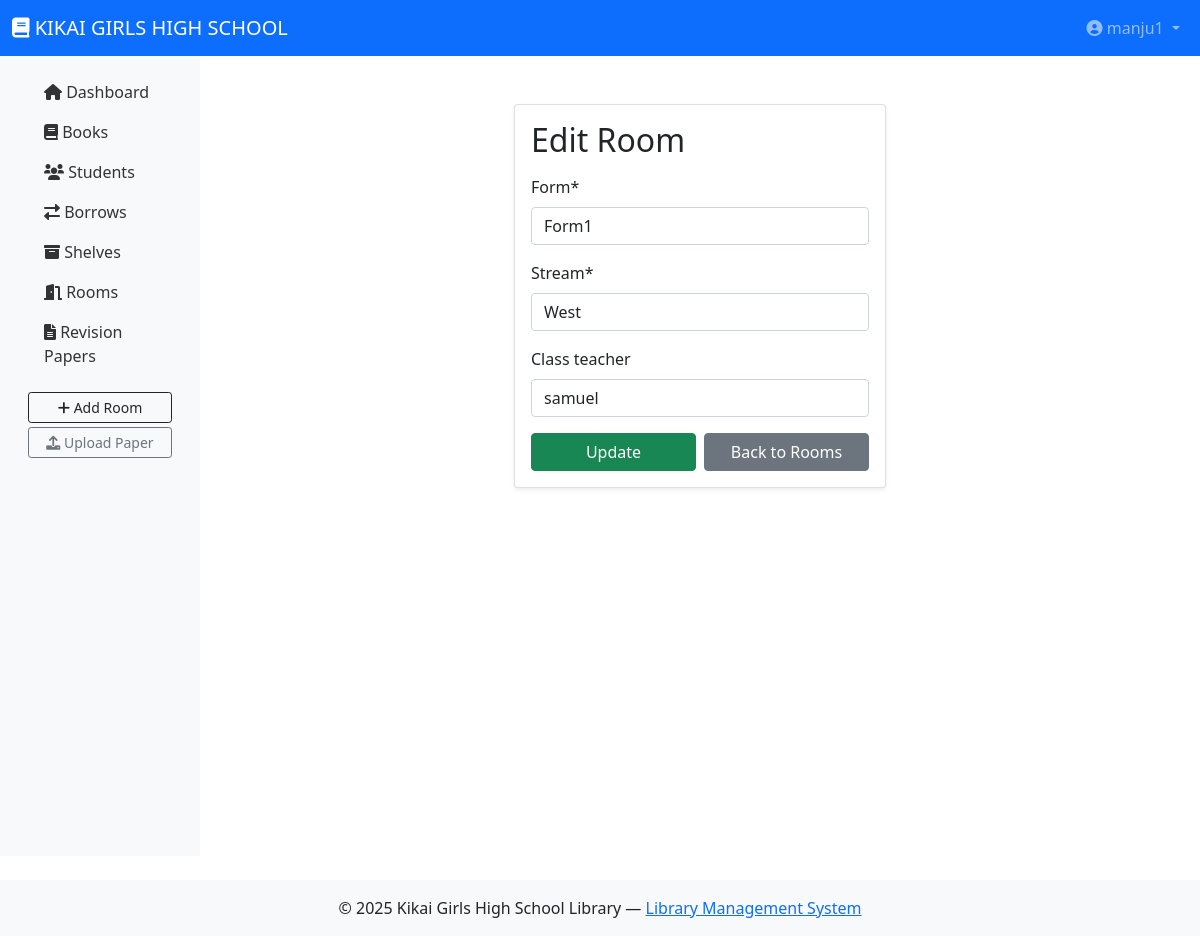
The page /library/rooms/edit/1/ (signed in) on the database its author committed.
### library/models.py (models this page shows, shortened)
class Room(models.Model):
    form = models.CharField(max_length=20)
    stream = models.CharField(max_length=20)
    class_teacher = models.CharField(max_length=100, blank=True, null=True)
    total_students = models.PositiveIntegerField(default=0, editable=False)
    class Meta:
        unique_together = ('form', 'stream')

### library/views.py (the view)
# urls.py: path('rooms/edit/<int:pk>/', views.room_edit, name='room_edit'),
@login_required
def room_edit(request, pk):
    room = get_object_or_404(Room, pk=pk)
    if request.method == 'POST':
        form = RoomForm(request.POST, instance=room)
        if form.is_valid():
            form.save()
            messages.success(request, "Room updated successfully.")
            return render(request, 'registration/loading.html', {"redirect_url": reverse("room_list")})
    else:
        form = RoomForm(instance=room)
    return render(request, 'rooms/room_form.html', {'form': form, 'edit_mode': True, 'room': room})

### library/forms.py
class RoomForm(forms.ModelForm):
    class Meta:
        model = Room
        fields = ['form', 'stream', 'class_teacher']

### templates/rooms/room_form.html (shortened to what this page needs)
{% extends 'base.html' %}
{% load crispy_forms_tags %}
{% block content %}
<div class="container mt-4" style="max-width: 420px;">
    <div class="card shadow-sm">
        <div class="card-body">
            <h2 class="mb-3">{% if edit_mode %}Edit Room{% else %}Add Room{% endif %}</h2>
            <form method="post">
                {{ form|crispy }}
                <div class="d-flex gap-2 mt-3">
                    <button type="submit" class="btn btn-success w-50">{% if edit_mode %}Update{% else %}Add{% endif %}</button>
                    <a href="{% url 'room_list' %}" class="btn btn-secondary w-50">Back to Rooms</a>
                </div>
            </form>
        </div>
    </div>
</div>
{% endblock %}

### templates/base.html (shortened to what this page needs)
<!doctype html>
<html lang="en">
<head>
  <link href="https://cdn.jsdelivr.net/npm/bootstrap@5.1.3/dist/css/bootstrap.min.css" rel="stylesheet">
  <link href="https://cdnjs.cloudflare.com/ajax/libs/font-awesome/6.0.0/css/all.min.css" rel="stylesheet">
</head>
<body>
  {% if user.is_authenticated %}
  <nav class="navbar navbar-expand-lg navbar-dark bg-primary">
    <div class="container-fluid">
      <a class="navbar-brand" href="{% url 'dashboard' %}">
        <i class="fas fa-book"></i> KIKAI GIRLS HIGH SCHOOL
      </a>
      <div class="collapse navbar-collapse">
        <ul class="navbar-nav ms-auto">
          <li class="nav-item dropdown">
            <a class="nav-link dropdown-toggle" href="#" id="profileDropdown" role="button" data-bs-toggle="dropdown">
              <i class="fas fa-user-circle"></i> {{ user.username }}
            </a>
          </li>
        </ul>
      </div>
    </div>
  </nav>
  {% endif %}
  <div class="container-fluid">
    <div class="row">
      {% if user.is_authenticated %}
      <nav class="col-lg-2 d-none d-lg-block sidebar py-3">
        {% include 'includes/sidebar_links.html' %}
      </nav>
      {% endif %}
      <main class="{% if user.is_authenticated %}col-lg-10{% else %}col-12{% endif %} main-content">
        {% block content %}{% endblock %}
      </main>
    </div>
  </div>
  <footer class="bg-light text-center py-3 mt-4">
    © {% now "Y" %} Kikai Girls High School Library —
    <a href="#">Library Management System</a>
  </footer>
</body>
</html>

### templates/base.html (style rules this page uses)
.sidebar { background-color: #f8f9fa; min-height: 100vh; }
.main-content { padding: 1.5rem; }

### rows shown on the page
Room: form "Form1", stream "West", class_teacher "samuel"

### other values the page prints
{{ user.username }} "manju1"
